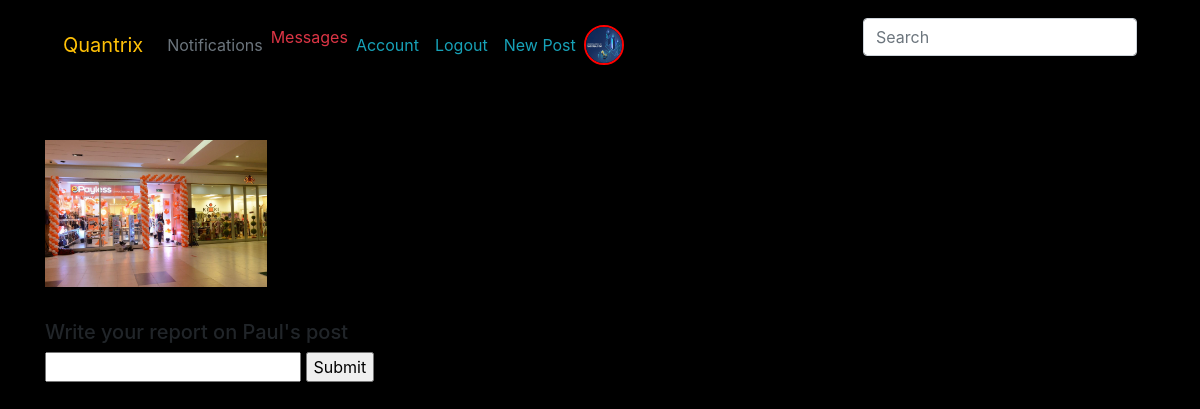
/report/2 (signed in), run on the app's committed database.
### quandromy/database.py (models this page shows, shortened)
class User(db.Model, UserMixin): #The users mixing class helps in user management. We inherit the "is_authenticated" method from here
    __tablename__ = 'users'
    id = db.Column(db.Integer, primary_key = True)
    fullname = db.Column(db.String(100))
    username = db.Column(db.String(20), unique = True, index = True)
    role_id = db.Column(db.Integer, db.ForeignKey('roles.id'))
    email = db.Column(db.String(120), unique = True, index = True)
    country = db.Column(db.String(200))
    about_me = db.Column(db.Text())
    member_since = db.Column(db.DateTime(), default=datetime.utcnow)
    last_seen = db.Column(db.DateTime(), default=datetime.utcnow)
    image_file = db.Column(db.String(20), default = 'default.png')
    last_message_read_time = db.Column(db.DateTime)
    password = db.Column(db.String(60), nullable = False)
    comments = db.relationship('Comment', backref='author', lazy='dynamic')
    search = db.relationship('Search', backref='searcher', lazy='dynamic')
    Report = db.relationship('Report', backref='author', lazy='dynamic')
    Post = db.relationship('Post', backref = 'author', lazy = 'dynamic')
    notifications = db.relationship('Notification', backref='user', lazy='dynamic')
    followed = db.relationship('Follow',
                               foreign_keys=[Follow.follower_id],               #SQLAlchemy cannot use the association table transparently because that will not give
                               backref=db.backref('follower', lazy='joined'),   #the application access to the custom fields in it. Instead, the many-to-many relationship
                               lazy='dynamic',                                  #must be decomposed into the two basic one-to-many relationships for the left
                               cascade='all, delete-orphan')                    #and right sides, and these must be defined as standard relationships.
    followers = db.relationship('Follow',
                                foreign_keys=[Follow.followed_id],
                                backref=db.backref('followed', lazy='joined'),
                                lazy='dynamic',
                                cascade='all, delete-orphan')
    messages_sent = db.relationship('Message',
                                    foreign_keys='Message.sender_id',
                                    backref='sender', lazy='dynamic')
    messages_received = db.relationship('Message',
                                        foreign_keys='Message.recipient_id',
                                        backref='recipient', lazy='dynamic')
    def new_messages(self):
        last_read_time = self.last_message_read_time or datetime(1900, 1, 1)
        return Message.query.filter_by(recipient=self).filter(
            Message.timestamp > last_read_time).count()
    staticmethod

class SearchableMixin(object):
    @classmethod
    def before_commit(cls, session):
        session._changes = {
            'add': list(session.new),
            'update': list(session.dirty),
            'delete': list(session.deleted)
        }
    @classmethod
    def after_commit(cls, session):
        for obj in session._changes['add']:
            if isinstance(obj, SearchableMixin):
                add_to_index(obj.__tablename__, obj)
        for obj in session._changes['update']:
            if isinstance(obj, SearchableMixin):
                add_to_index(obj.__tablename__, obj)
        for obj in session._changes['delete']:
            if isinstance(obj, SearchableMixin):
                remove_from_index(obj.__tablename__, obj)
        session._changes = None

class Post(SearchableMixin, db.Model):
    __tablename__ = 'posts'
    __searchable__ = ['describe', 'title']
    id = db.Column(db.Integer, primary_key = True)
    date_posted = db.Column(db.DateTime, nullable = False, default = datetime.utcnow())
    title = db.Column(db.String(50), nullable = False, index = True)
    describe = db.Column(db.String, nullable = False, index = True)
    picture = db.Column(db.String(20), nullable = False, default = 'default.png')
    user_id = db.Column(db.Integer, db.ForeignKey('users.id'), nullable = False)
    comments = db.relationship('Comment', backref='post', lazy='dynamic')
    report = db.relationship('Report', backref='report', lazy='dynamic')

### quandromy/users/routes.py (the view, shortened to what this page needs)
@users.route('/report/<int:id>', methods = ["GET", "POST"])
@login_required
def report(id):
    post = Post.query.get_or_404(id)
    return render_template("users/report.html", id = post.id, post = post)

### quandromy/main/forms.py
class SearchForm(FlaskForm):
    q = StringField(('Search'), validators=[DataRequired()])
    def __init__(self, *args, **kwargs):
        if 'formdata' not in kwargs:
            kwargs['formdata'] = request.args
        if 'csrf_enabled' not in kwargs:
            kwargs['csrf_enabled'] = False
        super(SearchForm, self).__init__(*args, **kwargs)

### quandromy/users/routes.py (called while the page is built)
@users.before_request
def before_request():
    if current_user.is_authenticated:
        current_user.last_seen = datetime.utcnow()
        db.session.commit()
        g.search_form = SearchForm()

@login_manager.user_loader #This is reuqired to manage users by their ID's
def load_user(user_id):
    return User.query.get(int(user_id))

### quandromy/templates/users/report.html (shortened to what this page needs)
{% extends 'base.html'%}
{% block div %}
	<div style="padding-top: 5%">
		<img src="{{url_for('static', filename = 'postpics/' + post.picture)}}" style="width: 20%; height: 20%">
		<hr>
		<div>
			<h5>Write your report on {{post.author.fullname}}'s post</h5>
		</div>
		<form>
			<input type="text" name="report">
			<input type="submit" name="report">
		</form>
	</div>
{% endblock %}

### quandromy/templates/base.html (shortened to what this page needs)
<!doctype html>
<html lang="en">
  <head>
    <link rel="stylesheet" href="https://stackpath.bootstrapcdn.com/bootstrap/4.4.1/css/bootstrap.min.css">
    <link rel="stylesheet" type="text/css" href="{{url_for('static', filename = 'css/main.css')}}">
  </head>
  {% if current_user.is_authenticated %}
  <nav class="navbar navbar-expand-lg navbar-dark mb-2 mt-2" id="main-bar">
    <a class="navbar-brand text-warning" href="{{url_for('main.index')}}" >Quantrix</a>
<div class="collapse navbar-collapse" id="navbarSupportedContent">
  <ul class="navbar-nav mr-auto">
        <li class="nav-item">
          <a class="nav-link text-secondary" href="#">Notifications</a>
        </li>
        <li class="nav-item">
          <a href="{{ url_for('users.messages') }}" class="text-danger">
            Messages
            {% set new_messages = current_user.new_messages() %}
        </a>
        </li>
        <li class="nav-item">
          <a class="nav-link text-info" href="{{url_for('users.account')}}">Account</a>
        </li>
        <li class="nav-item">
          <a class="nav-link text-info" href="{{url_for('users.logout')}}">Logout</a>
        </li>
        <li class="nav-item">
          <a class="nav-link text-info" href="{{url_for('posts.new_post')}}">New Post</a>
        </li>
        <li class="nav-item">
          <img class="rounded-circle account-img my-img mr-sm-2" src="{{url_for('static', filename = 'img/' + current_user.image_file)}}" alt="profile pic">
        </li>
  </ul>
{% if g.search_form %}
<form class="navbar-form navbar-left" method="get" action="{{ url_for('main.search') }}">
      <div class="form-group">
            {{ g.search_form.q(size=20, class='form-control', placeholder=g.search_form.q.label.text) }}
      </div>
</form>
{% endif %}
</div>
</nav>
{% endif %}
  <body class = "container" style="background: black;">
    {% block div %}
    {% endblock %}
  </body>
</html>

### quandromy/static/css/main.css (style rules this page uses)
.my-img { width: 40px; height: 40px; box-sizing: border-box; background-clip: content-box; rgba(0,0,0,0); border-radius: 50%; border: 2px solid red; position: relative; overflow: hidden; }
.navbar { padding-bottom: 2px; }

### quandromy/templates/base.html (style rules this page uses)
#main-bar { border: 2px solid black; }

### data on the page
User: image_file (picture)
Post: picture (picture)
User: author.fullname "Paul"
